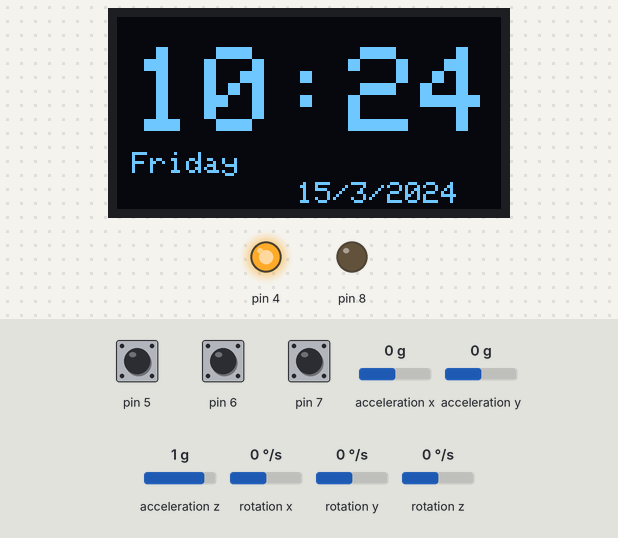
Recording of a sketch running on a simulated Arduino Uno, built with avr-gcc and run on an emulated ATmega328P. Shown: 128×64 one-colour display, output pins drawn as LEDs (lit = HIGH). Inputs (shaded band) come from the test bench; at power-on: pin 6 HIGH, pin 7 HIGH, pin 5 HIGH, acceleration x 0 g, acceleration y 0 g, acceleration z 1 g, rotation x 0 °/s, rotation y 0 °/s, rotation z 0 °/s. The display library's start-up logo is not drawn; the local clock reads 2024-03-15 10:24:30 at power-on unless the sketch sets it; what the sketch prints to the serial monitor is not drawn.

Above: at 6.2 s.
6.3 s: pin 6 pulled LOW for 3.2 s
At 8.1 s:
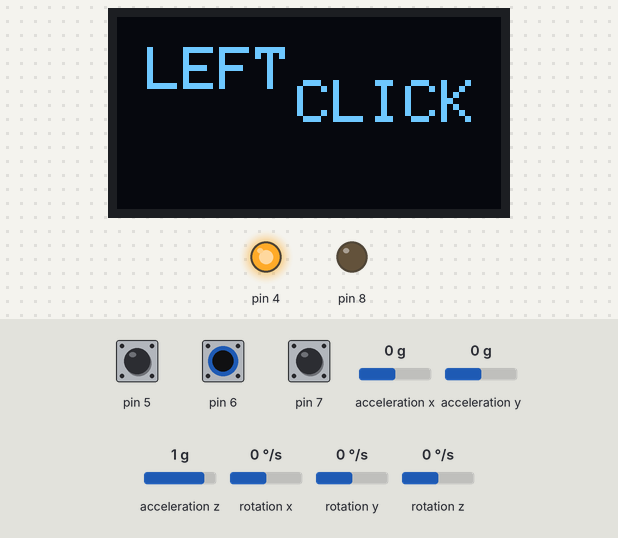
11.9 s: pin 7 pulled LOW for 0.65 s
At 12.9 s:
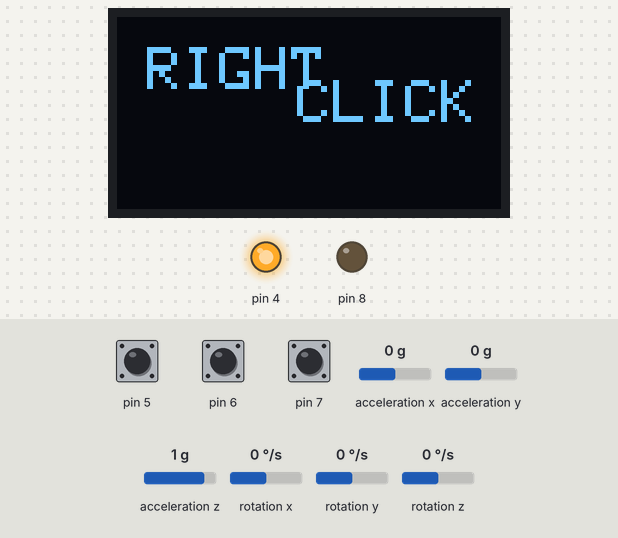
15.1 s: pin 5 pulled LOW for 1 s
At 15.93 s:
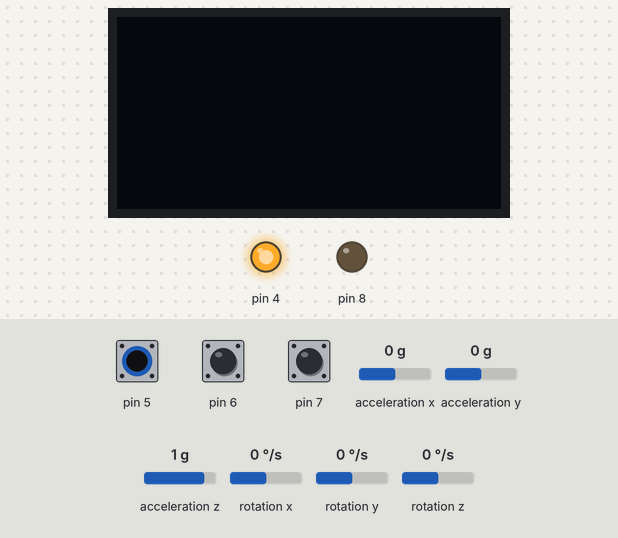
17.6 s: pin 5 pulled LOW for 3.2 s
22.3 s: pin 7 pulled LOW for 3.2 s
At 23.8 s:
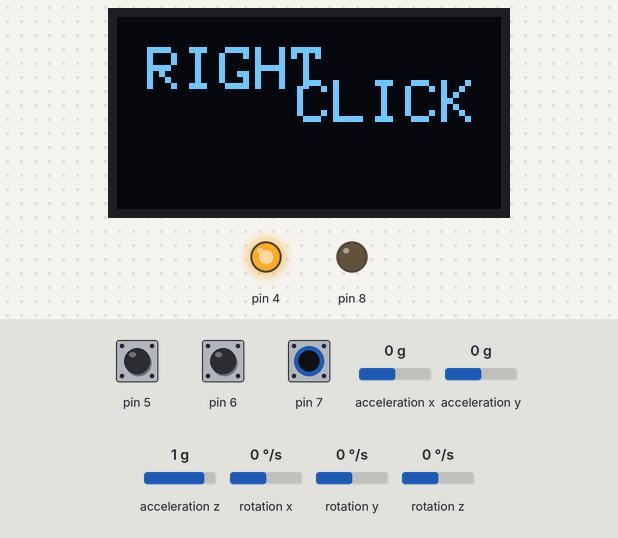
27.7 s: pin 6 driven LOW and pin 7 driven LOW
At 29.5 s:
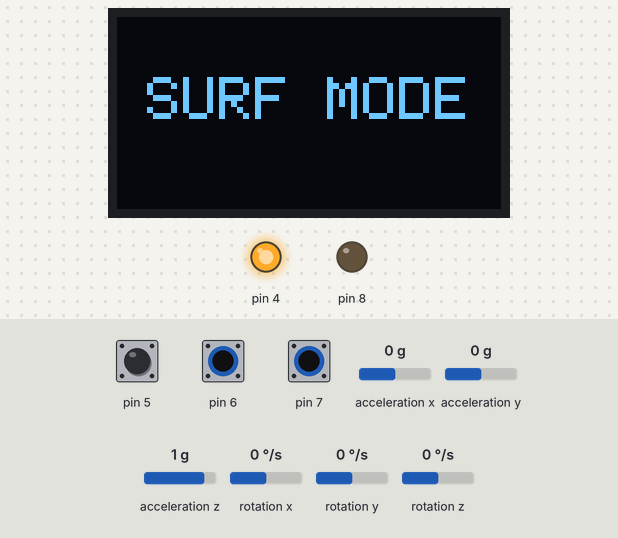
Timing chart, 0 to 31.0 s (numbered marks = the images above; inputs shaded):
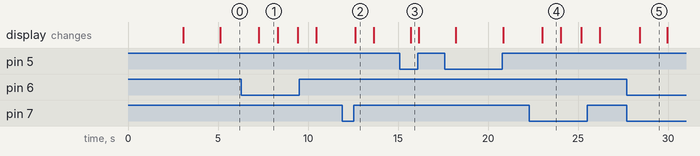

Measured:
- after the input at 6.3 s, the display: changes after 0.97 s (image 1)
- after the input at 11.9 s, the display: changes after 0.73 s (image 2)
- after the input at 15.1 s, the display: changes after 0.61 s (image 3)
- after the input at 22.3 s, the display: changes after 0.72 s (image 4)
- after the input at 27.7 s, the display: changes after 0.72 s (image 5)
- what the display in image 1 shows lasts 1.0 s, from 7.3 s to 8.3 s
- what the display in image 5 shows lasts 1.6 s, from 28.4 s to 30.0 s

The sketch:

Gesture_controller_watch.ino
```cpp
#include <MPU6050_tockn.h>
#include <Wire.h>
#include <I2Cdev.h>
#include <Adafruit_GFX.h>
#include <Adafruit_SSD1306.h>
#include <RTClib.h>

#define SCREEN_WIDTH 128 // OLED display width, in pixels
#define SCREEN_HEIGHT 64 // OLED display height, in pixels

RTC_DS1307 rtc;
char daysOfTheWeek[7][12] = {"Sunday", "Monday", "Tuesday", "Wednesday", "Thursday", "Friday", "Saturday"};

MPU6050 mpu6050(Wire);

float pitch, yaw, roll;
float diff = 0, diff2 = 0, diff3 = 0;

int mode = 0;

//display variables
#define OLED_RESET 4
Adafruit_SSD1306 display(SCREEN_WIDTH, SCREEN_HEIGHT, &Wire, OLED_RESET);

#define NUMFLAKES 10
#define XPOS 0
#define YPOS 1
#define DELTAY 2

void setup() {
  /*
    delay(1000);
    display.clearDisplay();
    display.setTextSize(1);
    display.setTextColor(WHITE);
    display.setCursor(10, 10);
    display.println("calibrating MPU6050 do not move");
    display.display();*/
  pinMode(5, INPUT_PULLUP);
  pinMode(6, INPUT_PULLUP);
  pinMode(7, INPUT_PULLUP);
  DDRB |= _BV (0); // pinMode (8, OUTPUT);
  PORTB &= ~_BV (0); // digitalWrite (8, LOW);
  Serial.begin(38400);
  //DateTime now = rtc.now();
  //rtc.adjust(DateTime(2018, 11, 15, 12, 00, 0));

  Wire.begin();
  mpu6050.begin();
  mpu6050.calcGyroOffsets(true);

  DDRD |= _BV (4); //pinMode(4, OUTPUT);
  PORTD |= _BV (4); // digitalWrite (4, HIGH);
  display.begin(SSD1306_SWITCHCAPVCC, 0x3C);
  display.display();
  delay(2000);
  display.clearDisplay();
  display.display();
}

void loop() {
  get_Time();

  while (digitalRead(5) == LOW) {
    display.clearDisplay();
    display.display();
    delay(100);
    mpu6050.update();
    pitch = mpu6050.getAngleX();
    roll = mpu6050.getAngleY();
    //yaw = mpu6050.getAngleZ();
    if (mode == 0) {
      while (digitalRead(5) == LOW) {
        scroll();
      }
    }
    else if (mode == 1) {
      while (digitalRead(5) == LOW) {
        cursor_move();
      }
    }
    else {
      while (digitalRead(5) == LOW) {
        clicking();
      }
    }
    display.clearDisplay();
    display.display();
  }


  if (digitalRead(7) == LOW && digitalRead(6) == LOW) {
    delay(150);
    if (mode == 0) {
      mode = 1;
    }
    else if (mode == 1) {
      mode = 2;
    }
    else {
      mode = 0;
    }
    dis(10, 20);
    if (mode == 1) {
      display.println(F("SURF MODE"));
      display.display();
      delay(1500);
    }
    else if (mode == 0) {
      dis(10, 10);
      display.println(F("PDF"));
      display.setCursor(60, 21);
      display.println(F("MODE"));
      display.display();
      delay(1500);
    }
    else {
      dis(10, 10);
      display.println(F("SLIDES"));
      display.setCursor(60, 21);
      display.println(F("MODE"));
      display.display();
      delay(1500);
    }
  }
  else if (digitalRead(7) == LOW) {
    delay(100);
    dis(10, 10);
    display.println(F("RIGHT"));
    display.setCursor(60, 21);
    display.println(F("CLICK"));
    display.display();
    Serial.write(254);
    delay(1000);
  }
  else if (digitalRead(6) == LOW) {
    delay(100);
    dis(10, 10);
    display.println(F("LEFT"));
    display.setCursor(60, 21);
    display.println(F("CLICK"));
    display.display();
    Serial.write(255);
    delay(1000);
  }
  pitch = 0;
  roll = 0;
  //yaw = 0;
}
```

mouse_action.ino
```cpp
void scroll() {

  mpu6050.update();
  //diff =  pitch - mpu6050.getAngleX();
  diff2 = roll - mpu6050.getAngleY();
  //diff3 = yaw - mpu6050.getAngleZ();
  Serial.print(F("\tdiff : "));
  Serial.print(diff);
  Serial.print(F("\tdiff2 : "));
  Serial.print(diff2);
  Serial.print(F("\tdiff3 : "));
  Serial.println(diff3);
  if (diff2 > 15 ) {
    Serial.write(252);
    dis(10, 20);
    display.println(F("SCROLL UP"));
    display.display();
    delay(50);
  }
  else if (diff2 < -15) {
    Serial.write(253);
    dis(10, 10);
    display.println(F("SCROLL"));
    display.setCursor(60, 25);
    display.println(F("DOWN"));
    display.display();
    delay(50);
  }
}

void clicking() {

  mpu6050.update();
  //diff =  pitch - mpu6050.getAngleX();
  diff2 = roll - mpu6050.getAngleY();
  //diff3 = yaw - mpu6050.getAngleZ();
  Serial.print(F("\tdiff : "));
  Serial.print(diff);
  Serial.print(F("\tdiff2 : "));
  Serial.print(diff2);
  Serial.print(F("\tdiff3 : "));
  Serial.println(diff3);
  if (diff2 > 15 ) {
    Serial.write(254);
    dis(10, 20);
    display.println(F("SLIDE UP"));
    display.display();
    delay(1500);
  }
  else if (diff2 < -15) {
    Serial.write(255);
    dis(10, 10);
    display.println(F("SLIDE"));
    display.setCursor(60, 25);
    display.println(F("DOWN"));
    display.display();
    delay(1500);
  }
}

void cursor_move() {
  mpu6050.update();
  diff =  pitch - mpu6050.getAngleY();
  diff2 = roll - mpu6050.getAngleX();
  //diff3 = yaw - mpu6050.getAngleZ();

  if (diff2 > 25 && diff2 - diff > 0 ) {
    Serial.write(248);
    dis(10, 10);
    display.println(F("MOVING"));
    display.setCursor(30, 25);
    display.println(F("MOUSE Y"));
    display.display();
    delay(1);

  }
  else if (diff2 < -25 && diff2 - diff < 0) {
    Serial.write(249);
    dis(10, 10);
    display.println(F("MOVING"));
    display.setCursor(30, 25);
    display.println(F("MOUSE Y"));
    display.display();
    delay(1);

  }
  else if (diff > 25 && diff - diff2 > 0) {
    Serial.write(250);
    dis(10, 10);
    display.println(F("MOVING"));
    display.setCursor(30, 25);
    display.println(F("MOUSE X"));
    display.display();
    delay(1);

  }
  else if (diff < -25 && diff - diff2 < 0) {
    Serial.write(251);
    dis(10, 10);
    display.println(F("MOVING"));
    display.setCursor(30, 25);
    display.println(F("MOUSE X"));
    display.display();
    delay(1);

  }
}

void dis(int width, int height) {
  display.setTextSize(2);
  display.setTextColor(WHITE);
  display.setCursor(width, height);
  display.clearDisplay();
}
```

time.ino
```cpp
void get_Time() {

  DateTime now = rtc.now();

  display.clearDisplay();

  display.setTextSize(4);
  display.setTextColor(WHITE);
  display.setCursor(5, 10);
  display.clearDisplay();
  display.print(now.hour(), DEC);
  display.print(":");
  display.print(now.minute(), DEC);

  display.setTextSize(1);
  display.setCursor(5, 45);
  display.print(daysOfTheWeek[now.dayOfTheWeek()]);

  display.setTextSize(1);
  display.setCursor(60, 55);
  display.print(now.day(), DEC);
  display.print('/');
  display.print(now.month(), DEC);
  display.print('/');
  display.print(now.year(), DEC);
  display.display();

  delay(1000);
  /*
    Serial.print(now.year(), DEC);
    Serial.print('/');
    Serial.print(now.month(), DEC);
    Serial.print('/');
    Serial.print(now.day(), DEC);
    Serial.print(" (");
    Serial.print(daysOfTheWeek[now.dayOfTheWeek()]);
    Serial.print(") ");
    Serial.print(now.hour(), DEC);
    Serial.print(':');
    Serial.print(now.minute(), DEC);
    Serial.print(':');
    Serial.print(now.second(), DEC);
    Serial.println();

    Serial.print(" since midnight 1/1/1970 = ");
    Serial.print(now.unixtime());
    Serial.print("s = ");
    Serial.print(now.unixtime() / 86400L);
    Serial.println("d");
  */
}
```
